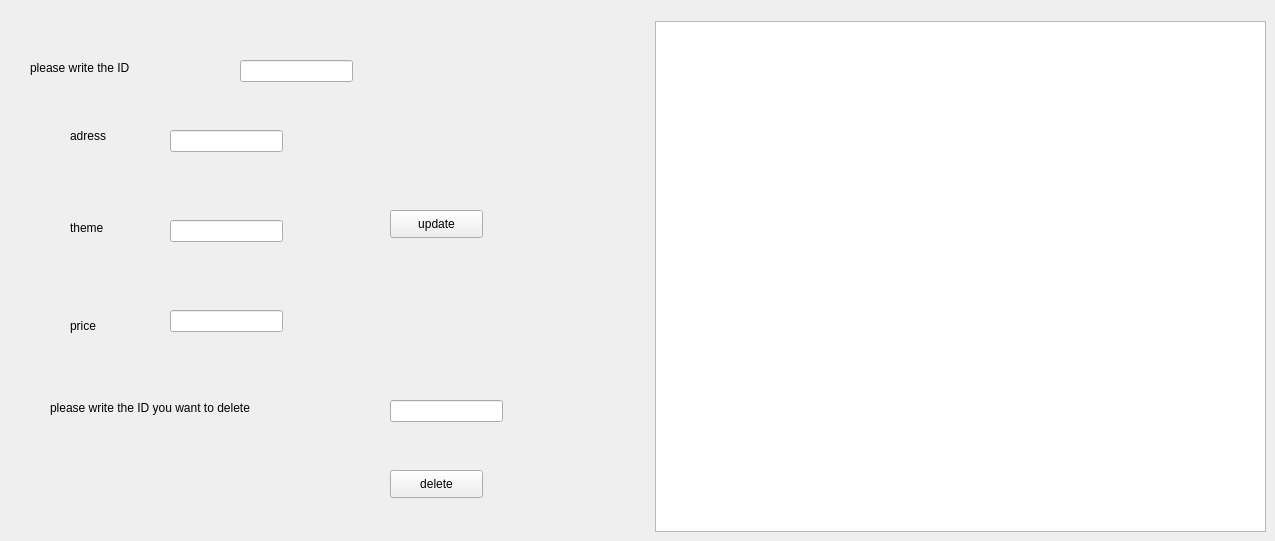
     <widget class="QWidget" name="tab_20">
      <attribute name="title">
       <string>update_traitor</string>
      </attribute>
      <widget class="QPushButton" name="pushButton_33">
       <property name="geometry">
        <rect>
         <x>390</x>
         <y>210</y>
         <width>93</width>
         <height>28</height>
        </rect>
       </property>
       <property name="text">
        <string>update</string>
       </property>
      </widget>
      <widget class="QLineEdit" name="lineEdit_idchange1">
       <property name="geometry">
        <rect>
         <x>240</x>
         <y>60</y>
         <width>113</width>
         <height>22</height>
        </rect>
       </property>
      </widget>
      <widget class="QLineEdit" name="lineEdit_adressechange1">
       <property name="geometry">
        <rect>
         <x>170</x>
         <y>130</y>
         <width>113</width>
         <height>22</height>
        </rect>
       </property>
      </widget>
      <widget class="QLineEdit" name="lineEdit_nomchange2">
       <property name="geometry">
        <rect>
         <x>170</x>
         <y>220</y>
         <width>113</width>
         <height>22</height>
        </rect>
       </property>
      </widget>
      <widget class="QLineEdit" name="lineEdit_prixchange3">
       <property name="geometry">
        <rect>
         <x>170</x>
         <y>310</y>
         <width>113</width>
         <height>22</height>
        </rect>
       </property>
      </widget>
      <widget class="QLabel" name="label_54">
       <property name="geometry">
        <rect>
         <x>30</x>
         <y>60</y>
         <width>211</width>
         <height>16</height>
        </rect>
       </property>
       <property name="text">
        <string>please write the ID</string>
       </property>
      </widget>
      <widget class="QLabel" name="label_55">
       <property name="geometry">
        <rect>
         <x>70</x>
         <y>120</y>
         <width>71</width>
         <height>31</height>
        </rect>
       </property>
       <property name="text">
        <string>adress</string>
       </property>
      </widget>
      <widget class="QLabel" name="label_56">
       <property name="geometry">
        <rect>
         <x>70</x>
         <y>220</y>
         <width>56</width>
         <height>16</height>
        </rect>
       </property>
       <property name="text">
        <string>theme</string>
       </property>
      </widget>
      <widget class="QLabel" name="label_57">
       <property name="geometry">
        <rect>
         <x>70</x>
         <y>310</y>
         <width>56</width>
         <height>31</height>
        </rect>
       </property>
       <property name="text">
        <string>price</string>
       </property>
      </widget>
      <widget class="QLabel" name="label_142">
       <property name="geometry">
        <rect>
         <x>50</x>
         <y>400</y>
         <width>321</width>
         <height>16</height>
        </rect>
       </property>
       <property name="text">
        <string>please write the ID you want to delete</string>
       </property>
      </widget>
      <widget class="QLineEdit" name="lineEdit_IDdelete_2">
       <property name="geometry">
        <rect>
         <x>390</x>
         <y>400</y>
         <width>113</width>
         <height>22</height>
        </rect>
       </property>
      </widget>
      <widget class="QPushButton" name="pushButton_32">
       <property name="geometry">
        <rect>
         <x>390</x>
         <y>470</y>
         <width>93</width>
         <height>28</height>
        </rect>
       </property>
       <property name="text">
        <string>delete</string>
       </property>
      </widget>
      <widget class="QTableView" name="table_traitor1">
       <property name="geometry">
        <rect>
         <x>655</x>
         <y>21</y>
         <width>611</width>
         <height>511</height>
        </rect>
       </property>
      </widget>
     </widget>
